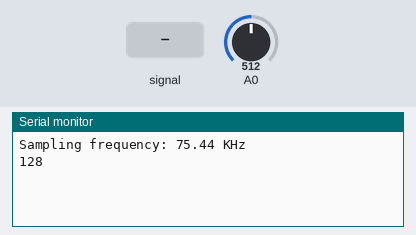
The sketch below on a simulated Arduino Uno, built with avr-gcc and run on an emulated ATmega328P. On the bench: the last lines printed to the serial monitor. Inputs (shaded band) come from the test bench; at power-on: A0 = 512.

Above: at 1.2 s.
1.3 s: A0 fed a 200 Hz sine of ±81 counts around its level
At 2.4 s:
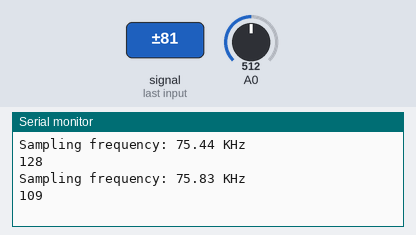
2.8 s: A0 set to 716
At 4.5 s:
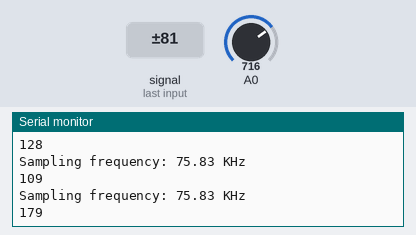
5.8 s: A0 set to 900
At 6.5 s:
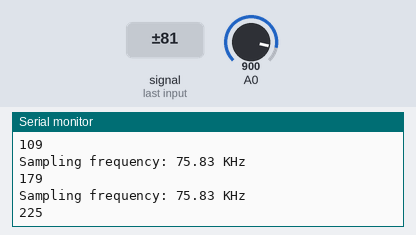
Timing chart, 0 to 8.3 s (numbered marks = the images above; inputs shaded):
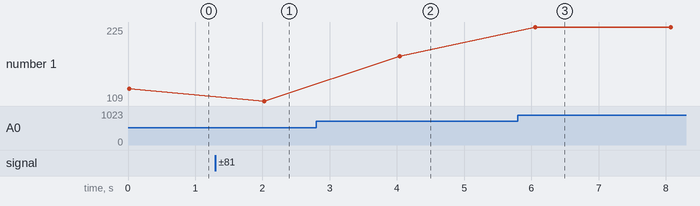

Measured:
- after the input at 1.3 s, the serial monitor: prints a new line after 0.73 s (image 1)
- after the input at 2.8 s, the serial monitor: prints a new line after 1.2 s (image 2)
- after the input at 5.8 s, the serial monitor: prints a new line after 0.26 s (image 3)
- plotted number 1: 128 → 109 after the input at 1.3 s, 109 → 179 after the input at 2.8 s, 179 → 225 after the input at 5.8 s

The sketch:

ADC_sampling_rate.ino
```cpp
int numSamples=0;
long t, t0;

void setup()
{
  Serial.begin(115200);

  ADCSRA = 0;             // clear ADCSRA register
  ADCSRB = 0;             // clear ADCSRB register
  ADMUX |= (0 & 0x07);    // set A0 analog input pin
  ADMUX |= (1 << REFS0);  // set reference voltage
  ADMUX |= (1 << ADLAR);  // left align ADC value to 8 bits from ADCH register

  // sampling rate is [ADC clock] / [prescaler] / [conversion clock cycles]
  // for Arduino Uno ADC clock is 16 MHz and a conversion takes 13 clock cycles
  //ADCSRA |= (1 << ADPS2) | (1 << ADPS0);    // 32 prescaler for 38.5 KHz
  ADCSRA |= (1 << ADPS2);                     // 16 prescaler for 76.9 KHz
  //ADCSRA |= (1 << ADPS1) | (1 << ADPS0);    // 8 prescaler for 153.8 KHz

  ADCSRA |= (1 << ADATE); // enable auto trigger
  ADCSRA |= (1 << ADIE);  // enable interrupts when measurement complete
  ADCSRA |= (1 << ADEN);  // enable ADC
  ADCSRA |= (1 << ADSC);  // start ADC measurements
}

ISR(ADC_vect)
{
  byte x = ADCH;  // read 8 bit value from ADC
  numSamples++;
}

void loop()
{
  if (numSamples>=1000)
  {
    t = micros()-t0;  // calculate elapsed time

    Serial.print("Sampling frequency: ");
    Serial.print((float)1000000/t);
    Serial.println(" KHz");
    Serial.println(ADCH);
    delay(2000);

    // restart
    t0 = micros();
    numSamples=0;
  }
}
```
